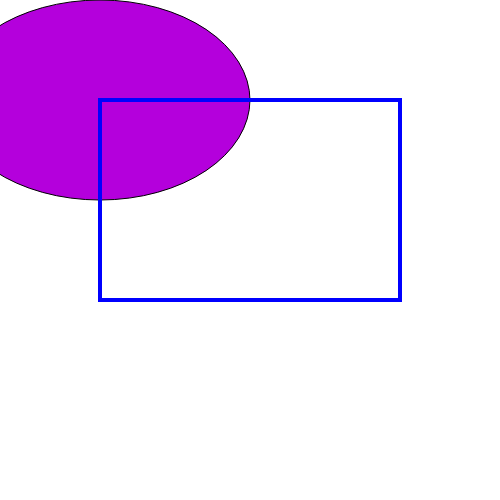
Frame 1 (no input)
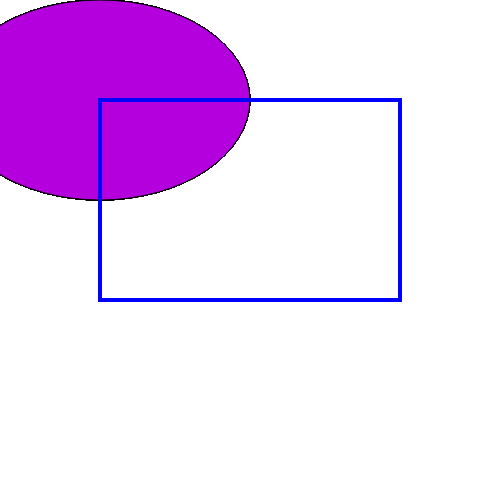
Frame 60 (no input)
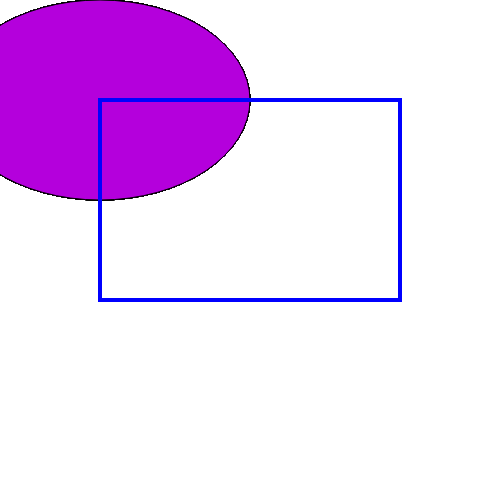
Frame 120 (the mouse pressed at the canvas centre since frame 60)

The p5.js sketch that drew these frames (run headless with seeded random() and noise() and a simulated clock; from frame 60 on, the mouse is pressed at the canvas centre):

// p5.js sketch
// ── sketch.js
function setup() {
    createCanvas(500, 500);
}

function draw() {
    //set the colour and stroke before drawing an ellipse
    fill(180, 0, 220);
    strokeWeight(1);
    stroke(0);

    ellipse(100, 100, 300, 200);

    //set noFill so the rect isn't a block of colour and set a thicker stroke
    //so it's more visible.
    noFill();
    // fill(200)
    strokeWeight(4);
    stroke(0, 0, 255);
    rect(100, 100, 300, 200);

}
